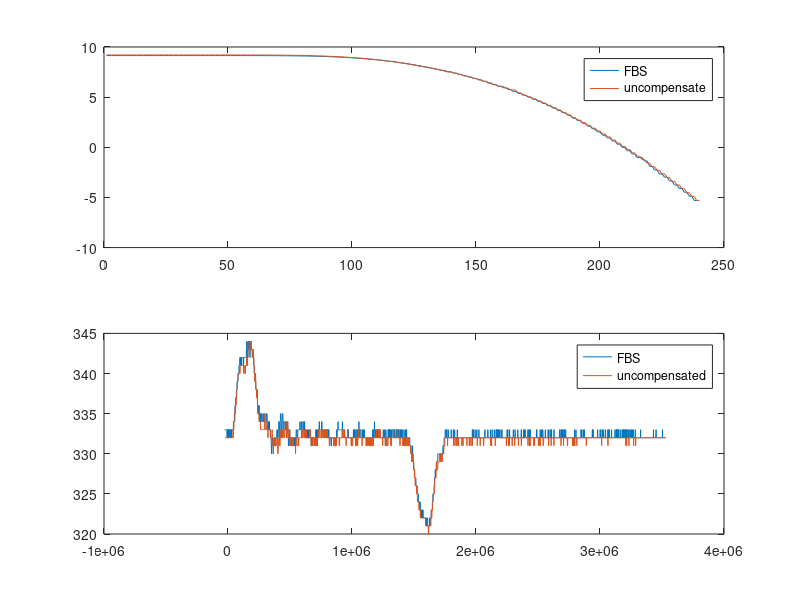

MATLAB code for this plot:
LTV_FBS_data = xlsread('SWHR_Commands_Full_Motion_V250_A1500_J10000_uncompensated_trial1.csv', 'C72:C350');
x_ref_data = xlsread('SWHR_Commands_Full_Motion_V250_A1500_J10000_uncompensated_trial2.csv', 'C72:C350');
LTV_FBS_data = LTV_FBS_data(LTV_FBS_data~=-1000);
x_ref_data = x_ref_data(x_ref_data~=-1000);
subplot(211)
plot(LTV_FBS_data)
hold on
plot(x_ref_data)
hold off
legend("FBS","uncompensate")

%%
clear;clc;
subplot(212)
load("SWHR_Commands_Full_Motion_V250_A1500_J10000_uncompensated_trial1.mat")
ADXL_data.t = ADXL_data.t - ADXL_data.t(find(ADXL_data.e~=0,1));
plot(ADXL_data.t,ADXL_data.y)
hold on
load("SWHR_Commands_Full_Motion_V250_A1500_J10000_uncompensated_trial2.mat")
ADXL_data.t = ADXL_data.t - ADXL_data.t(find(ADXL_data.e~=0,1));
plot(ADXL_data.t,ADXL_data.y)
hold off
legend("FBS","uncompensated")